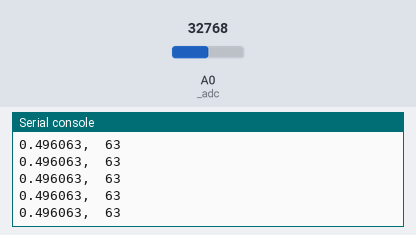
The program below on a simulated CircuitPython board. Shown: the last lines printed to the serial console. Inputs (shaded band) come from the test bench; at power-on: A0 (_adc) = 32768 (analog values on the 0–65535 scale).

Above: at 1.2 s.
1.3 s: A0 (_adc) set to 45874
At 1.31 s:
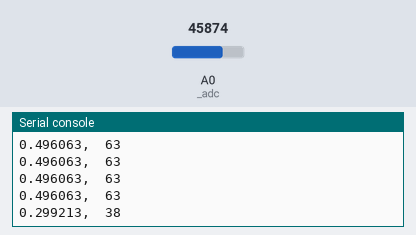
2.8 s: A0 (_adc) set to 57670
At 2.81 s:
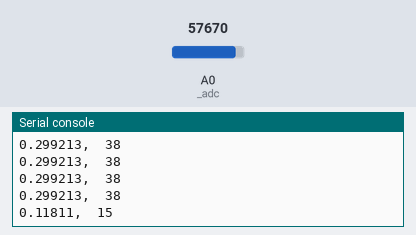
Timing chart, 0 to 5.8 s (numbered marks = the images above; inputs shaded):
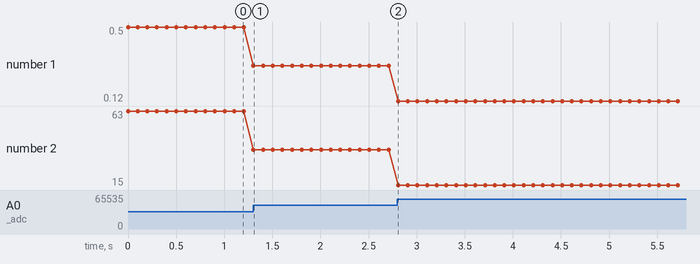

The program:

pot.py
```python
import board
import analogio
import time


class POT:
    def __init__(self):
        self._adc = analogio.AnalogIn(board.A0)

    @property
    def midivalue(self):
        return 127 - (self._adc.value >> 9)

    @property
    def value(self):
        return self.midivalue / 127

    @property
    def rawvalue(self):
        return (0XFFFF - self._adc.value) >> 4


if __name__ == '__main__':
    pot = POT()
    while True:
        print(f"{pot.value},\t{pot.midivalue}")
        time.sleep(0.1)
```

Measured:
- after the input at 1.3 s, the serial console: prints a new line at once (image 1)
- after the input at 2.8 s, the serial console: prints a new line at once (image 2)
- plotted number 1: 0.5 → 0.3 after the input at 1.3 s, 0.3 → 0.12 after the input at 2.8 s
- plotted number 2: 63 → 38 after the input at 1.3 s, 38 → 15 after the input at 2.8 s
